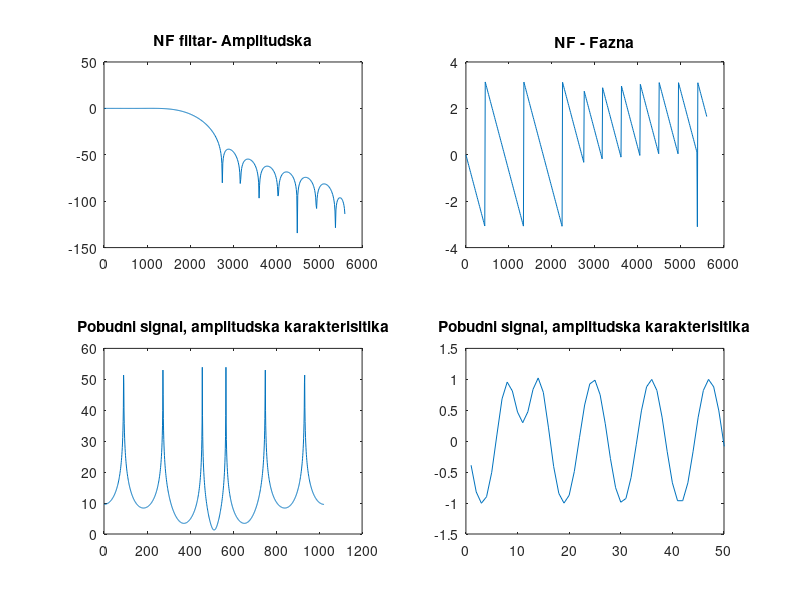

MATLAB code to generate this figure:
N = 25
hanov = hann(N + 1)
fn = 2000
fs = 11200
b1 = fir1(N, fn / (fs/2), hanov)  %sinteza filtra

N_fft = 1024
B1 = fft(b1, N_fft) 
B1a = abs(B1(1 : N_fft / 2))% filtar u frekvencijskom domenu
F = angle(B1(1:N_fft/2)); %fazna
%frekvencijska osa
N_fft1 = N_fft / 2 -1; % posmatramo pola
n = 0 : N_fft1;
f = n * (fs/2) /  N_fft1; %frekvencijaska osa je skalirana od nula do (fs/2)

%crtamo filtar
subplot(2, 2, 1), plot(f, 20*log10(B1a)), title('NF filtar- Amplitudska')
subplot(2, 2, 2), plot(f, F), title('NF - Fazna')
%ulazni signal
N_fft = 1024
n = 0 : N_fft - 1;
x = cos(2 * pi * 1000 / fs * n) + cos(2 * pi * 3000 / fs * n) + cos(2 * pi * 5000 / fs * n) 

%furijeova transformacija pobudnog signala
X = fft(x, N_fft)
subplot(2, 2, 3), plot(n, 20*log10(X)), title('Pobudni signal, amplitudska karakterisitika')

Y = X .* B1
y = ifft(Y)
subplot(2, 2, 4), plot(1 : length(y), y), title('Pobudni signal, amplitudska karakterisitika')
xlim([0 50])
